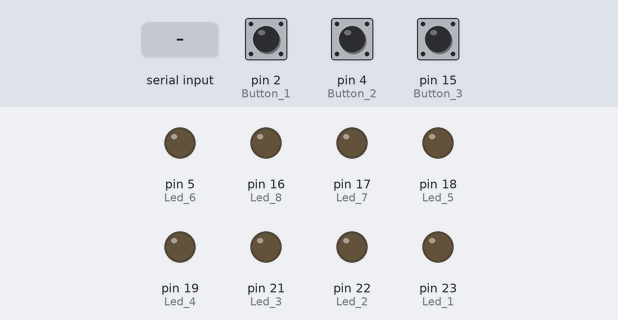
This sketch was run on a simulated Arduino Mega 2560, built for the host (arithmetic inside an expression is 32-bit, double 64-bit). Parts: output pins drawn as LEDs (lit = HIGH). Dashed ring = blinking. Inputs (shaded band) come from the test bench; at power-on: pin 2 (Button_1) LOW, pin 15 (Button_3) LOW, pin 4 (Button_2) LOW.

Above: at 1.2 s.
1.3 s: pin 2 (Button_1) pulled HIGH for 0.15 s
At 2.75 s:
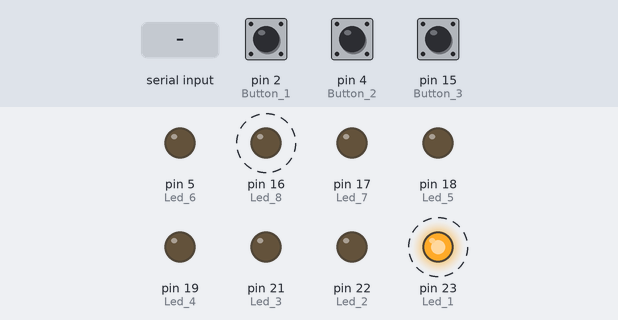
4.3 s: "2" received over Serial
7.3 s: pin 15 (Button_3) pulled HIGH for 1 s
At 7.5 s:
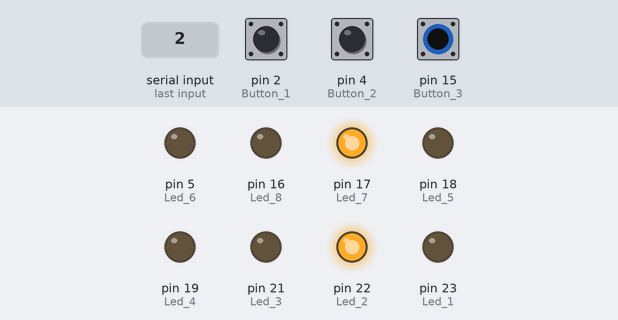
9.8 s: pin 2 (Button_1) pulled HIGH for 1 s
At 10.1 s:
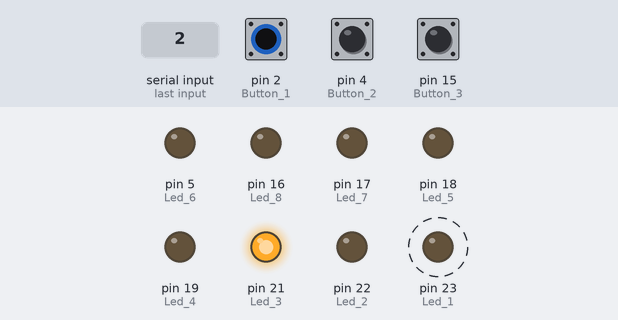
12.8 s: pin 4 (Button_2) pulled HIGH for 3.2 s
Timing chart, 0 to 18.5 s (numbered marks = the images above; inputs shaded):
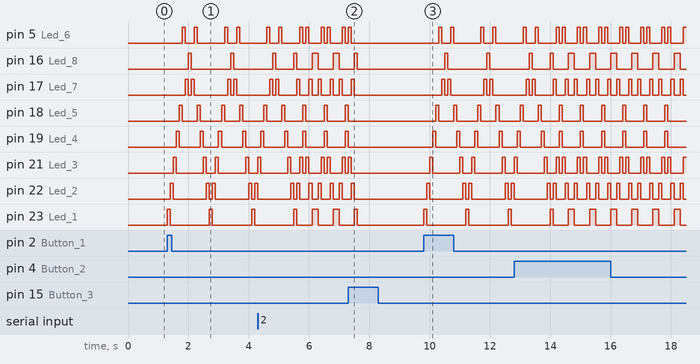

Measured:
- after the input at 1.3 s, pin 5 (Led_6): LOW → HIGH after 0.50 s, → LOW 0.10 s later, → HIGH 0.30 s later, → LOW 0.10 s later, … (8 changes in this stretch); pin 16 (Led_8): alternates HIGH for 0.10 s and LOW for 1.3 s, starting after 0.70 s
- after the input at 7.3 s, pin 5 (Led_6), pin 21 (Led_3): goes on until 7.4 s, then stays LOW; pin 17 (Led_7), pin 22 (Led_2): goes on until 7.5 s, then stays LOW; pin 18 (Led_5), pin 19 (Led_4): goes on until 7.3 s, then stays LOW
- after the input at 9.8 s, pin 5 (Led_6): LOW → HIGH after 0.50 s, → LOW 0.10 s later, → HIGH 0.30 s later, → LOW 0.10 s later, … (8 changes in this stretch); pin 16 (Led_8): alternates HIGH for 0.10 s and LOW for 1.3 s, starting after 0.70 s

The sketch:

Multi_Mode_LED_Animation.ino
```cpp
const int Led_1 = 23;
const int Led_2 = 22;
const int Led_3 = 21;
const int Led_4 = 19;
const int Led_5 = 18;
const int Led_6 = 5;
const int Led_7 = 17; // TX2
const int Led_8 = 16; // RX2

const int Button_1 = 2;
const int Button_2 = 4;
const int Button_3 = 15;

int mode = 0;

void setup() {
  pinMode(Led_1, OUTPUT);
  pinMode(Led_2, OUTPUT);
  pinMode(Led_3, OUTPUT);
  pinMode(Led_4, OUTPUT);
  pinMode(Led_5, OUTPUT);
  pinMode(Led_6, OUTPUT);
  pinMode(Led_7, OUTPUT);
  pinMode(Led_8, OUTPUT);

  pinMode(Button_1, INPUT_PULLDOWN);
  pinMode(Button_2, INPUT_PULLDOWN);
  pinMode(Button_3, INPUT_PULLDOWN);

  Serial.begin(115200);
}

void loop() {

  // NEW: listen to the PC
  if (Serial.available() > 0) {          // did a message arrive?
    char c = Serial.read();              // read it
    if (c == '1') mode = 1;
    if (c == '2') mode = 2;
    if (c == '0') mode = 0;
  }

  if (digitalRead(Button_1) == HIGH) {
    mode = 1;
  }

  if (mode == 1) {
    digitalWrite(Led_1, HIGH);
    delay(100);
    digitalWrite(Led_1, LOW);

    digitalWrite(Led_2, HIGH);
    delay(100);
    digitalWrite(Led_2, LOW);

    digitalWrite(Led_3, HIGH);
    delay(100);
    digitalWrite(Led_3, LOW);

    digitalWrite(Led_4, HIGH);
    delay(100);
    digitalWrite(Led_4, LOW);

    digitalWrite(Led_5, HIGH);
    delay(100);
    digitalWrite(Led_5, LOW);

    digitalWrite(Led_6, HIGH);
    delay(100);
    digitalWrite(Led_6, LOW);

    digitalWrite(Led_7, HIGH);
    delay(100);
    digitalWrite(Led_7, LOW);

    digitalWrite(Led_8, HIGH);
    delay(100);
    digitalWrite(Led_8, LOW);

    digitalWrite(Led_7, HIGH);
    delay(100);
    digitalWrite(Led_7, LOW);

    digitalWrite(Led_6, HIGH);
    delay(100);
    digitalWrite(Led_6, LOW);

    digitalWrite(Led_5, HIGH);
    delay(100);
    digitalWrite(Led_5, LOW);

    digitalWrite(Led_4, HIGH);
    delay(100);
    digitalWrite(Led_4, LOW);

    digitalWrite(Led_3, HIGH);
    delay(100);
    digitalWrite(Led_3, LOW);

    digitalWrite(Led_2, HIGH);
    delay(100);
    digitalWrite(Led_2, LOW);
  }

  if (digitalRead(Button_2) == HIGH) {
    mode = 2;
  }

  if (mode == 2) {
    digitalWrite(Led_1, HIGH);
    digitalWrite(Led_8, HIGH);
    delay(100);
    digitalWrite(Led_1, LOW);
    digitalWrite(Led_8, LOW);

    digitalWrite(Led_2, HIGH);
    digitalWrite(Led_7, HIGH);
    delay(100);
    digitalWrite(Led_2, LOW);
    digitalWrite(Led_7, LOW);

    digitalWrite(Led_3, HIGH);
    digitalWrite(Led_6, HIGH);
    delay(100);
    digitalWrite(Led_3, LOW);
    digitalWrite(Led_6, LOW);

    digitalWrite(Led_4, HIGH);
    digitalWrite(Led_5, HIGH);
    delay(100);
    digitalWrite(Led_4, LOW);
    digitalWrite(Led_5, LOW);

    digitalWrite(Led_3, HIGH);
    digitalWrite(Led_6, HIGH);
    delay(100);
    digitalWrite(Led_3, LOW);
    digitalWrite(Led_6, LOW);

    digitalWrite(Led_2, HIGH);
    digitalWrite(Led_7, HIGH);
    delay(100);
    digitalWrite(Led_2, LOW);
    digitalWrite(Led_7, LOW);

    digitalWrite(Led_1, HIGH);
    digitalWrite(Led_8, HIGH);
    delay(100);
    digitalWrite(Led_1, LOW);
    digitalWrite(Led_8, LOW);
  }

  if (digitalRead(Button_3) == HIGH) {
    mode = 0;
  }
}
```
